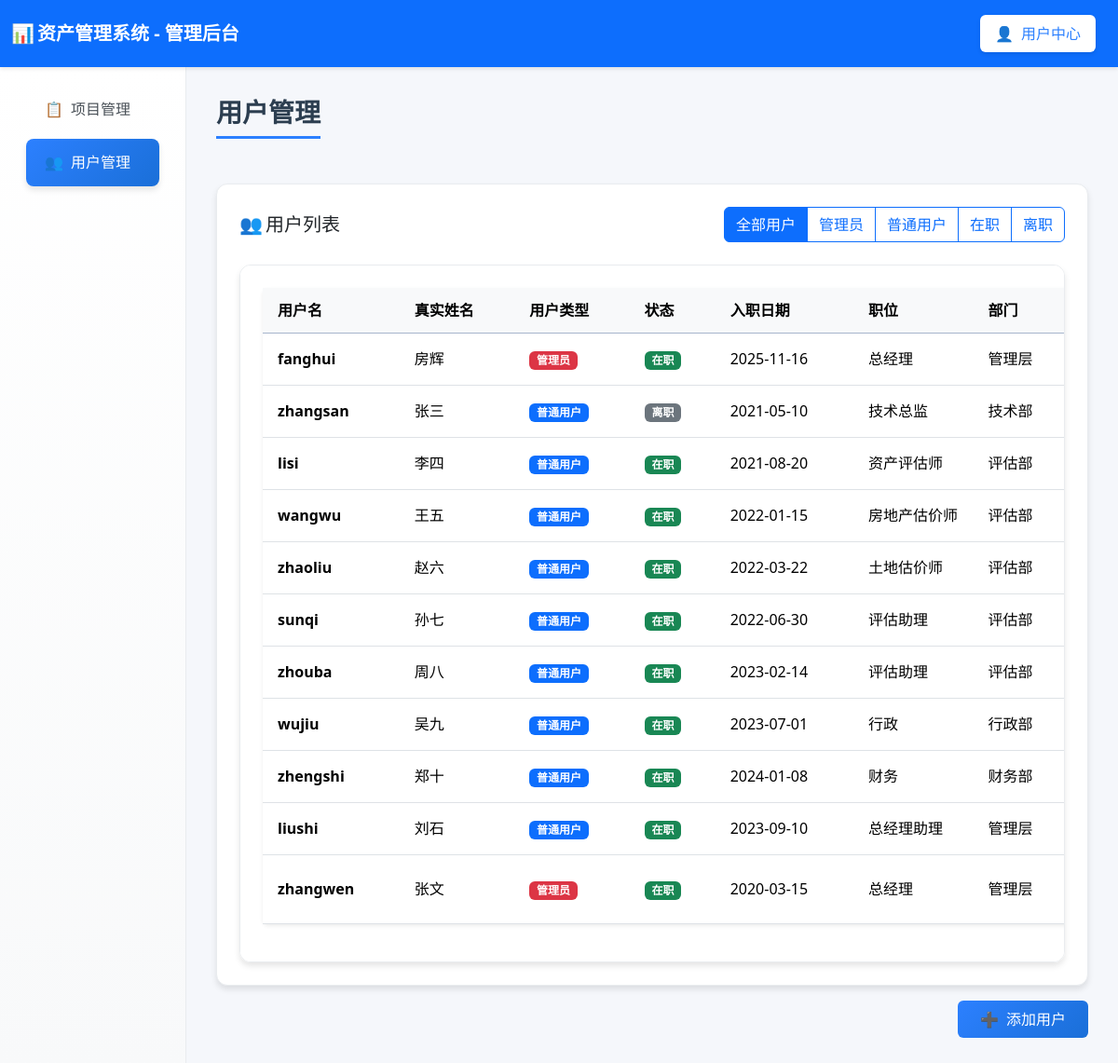
/user_manager (signed in), run on an earlier commit of the app's database.
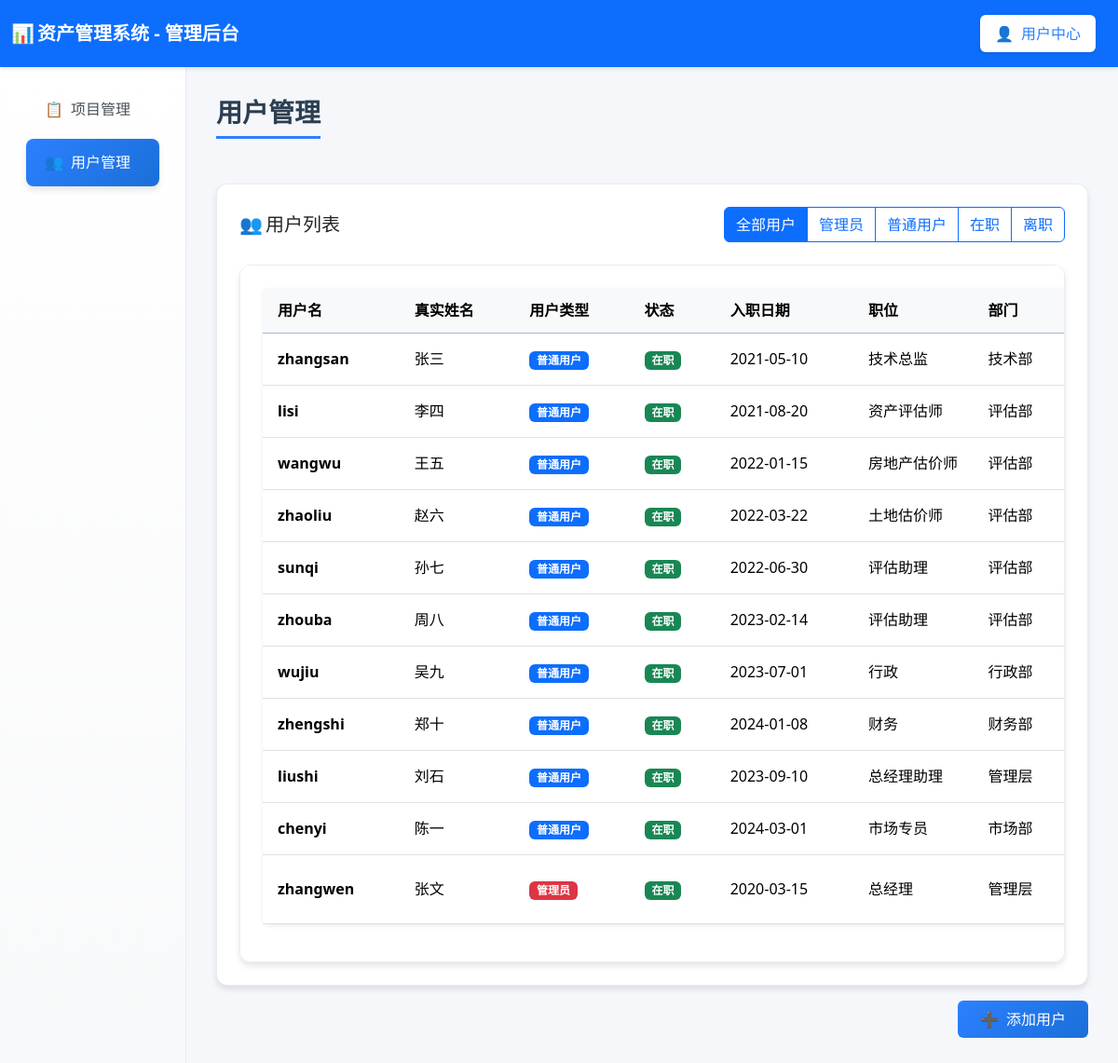
And on a later commit of the database.
### tables this page shows
CREATE TABLE users (
        id INTEGER PRIMARY KEY AUTOINCREMENT,
        username TEXT UNIQUE,
        realname TEXT,
        user_type TEXT,
        password TEXT,
        phone TEXT,
        email TEXT,
        hire_date TEXT,
        education TEXT,
        position TEXT,
        department TEXT,
        status TEXT DEFAULT 'active',  -- active-在职, inactive-离职
        create_time TEXT DEFAULT CURRENT_TIMESTAMP,
        update_time TEXT DEFAULT CURRENT_TIMESTAMP
    );

### routes/user_routes.py (the view)
@router.get("/user_manager", response_class=HTMLResponse)
async def user_manager(
    request: Request,
    user: dict = Depends(login_required),
    db: sqlite3.Connection = Depends(get_db)
):
    if user.get("user_type") != "admin":
        return RedirectResponse(url="/user_dashboard")
    try:
        users = await user_service.get_all_users(db)
        for user_item in users:
            user_item["qualifications"] = await user_service.get_user_qualifications(user_item["username"], db)
        return templates.TemplateResponse("user_manager.html", {
            "request": request,
            "user": user,
            "users": users,
            "current_user": user["username"]
        })
    except Exception as e:
        return templates.TemplateResponse("user_manager.html", {
            "request": request,
            "user": user,
            "users": [],
            "current_user": user["username"],
            "error": str(e)
        })

### templates/user_manager.html (shortened to what this page needs)
<!DOCTYPE html>
<html lang="zh-CN">
<head>
  <link href="https://cdn.jsdelivr.net/npm/bootstrap@5.3.2/dist/css/bootstrap.min.css" rel="stylesheet">
  <link rel="stylesheet"
    href="https://cdnjs.cloudflare.com/ajax/libs/bootstrap-icons/1.11.0/font/bootstrap-icons.min.css">
</head>
<body>
  <nav class="navbar navbar-dark bg-primary">
    <div class="container-fluid">
      <span class="navbar-brand mb-0 h1 fw-bold">
        <span class="fallback-icon">📊</span>资产管理系统 - 管理后台
      </span>
      <ul class="navbar-nav ms-auto">
        <li class="nav-item">
          <a class="nav-link user-center" href="/user_dashboard">
            <span class="fallback-icon">👤</span>用户中心
          </a>
        </li>
      </ul>
    </div>
  </nav>
  <div class="container-fluid">
    <div class="row">
      <div class="col-md-3 col-lg-2 sidebar">
        <nav class="nav flex-column p-3">
          <a class="nav-link" href="/admin_projects">
            <span class="fallback-icon">📋</span>项目管理
          </a>
          <a class="nav-link active" href="/user_manager">
            <span class="fallback-icon">👥</span>用户管理
          </a>
        </nav>
      </div>
      <div class="col-md-9 col-lg-10 main-content">
        <h3 class="page-title">用户管理</h3>
        <div class="table-container">
          <div class="table-header">
            <h5 class="mb-0"><span class="fallback-icon">👥</span>用户列表</h5>
            <div class="filter-controls">
              <div class="btn-group" role="group">
                <label class="btn btn-outline-primary" for="allUsers">全部用户</label>
                <label class="btn btn-outline-primary" for="adminUsers">管理员</label>
                <label class="btn btn-outline-primary" for="normalUsers">普通用户</label>
                <label class="btn btn-outline-primary" for="activeUsers">在职</label>
                <label class="btn btn-outline-primary" for="inactiveUsers">离职</label>
              </div>
            </div>
          </div>
          {% if users %}
          <div class="table-container">
            <table class="table table-hover bg-white rounded shadow-sm">
              <thead class="table-primary">
                <tr>
                  <th>用户名</th>
                  <th>真实姓名</th>
                  <th>用户类型</th>
                  <th>状态</th>
                  <th>入职日期</th>
                  <th>职位</th>
                  <th>部门</th>
                </tr>
              </thead>
              <tbody id="usersTableBody">
                {% for user in users %}
                <tr data-user-type="{{ user.user_type }}" data-user-status="{{ user.status }}"
                  onclick="viewUserDetail('{{ user.username }}')" style="cursor: pointer;">
                  <td>
                    <strong>{{ user.username }}</strong>
                  </td>
                  <td>
                    {% if user.realname %}
                    {{ user.realname }}
                    {% else %}
                    <span class="text-muted">未设置</span>
                    {% endif %}
                  </td>
                  <td>
                    {% if user.user_type == 'admin' %}
                    <span class="badge user-type-badge user-type-admin">管理员</span>
                    {% else %}
                    <span class="badge user-type-badge user-type-user">普通用户</span>
                    {% endif %}
                  </td>
                  <td>
                    {% if user.status == 'active' %}
                    <span class="badge status-badge status-active">在职</span>
                    {% else %}
                    <span class="badge status-badge status-inactive">离职</span>
                    {% endif %}
                  </td>
                  <td>
                    {% if user.hire_date %}
                    {{ user.hire_date }}
                    {% else %}
                    <span class="text-muted">未设置</span>
                    {% endif %}
                  </td>
                  <td>
                    {% if user.position %}
                    {{ user.position }}
                    {% else %}
                    <span class="text-muted">未设置</span>
                    {% endif %}
                  </td>
                  <td>
                    {% if user.department %}
                    {{ user.department }}
                    {% else %}
                    <span class="text-muted">未设置</span>
                    {% endif %}
                  </td>
                </tr>
                {% endfor %}
              </tbody>
            </table>
          </div>
          {% else %}
          <div class="alert alert-info text-center">
            <h5><span class="fallback-icon">👥</span>暂无用户</h5>
            <p class="mb-0">当前系统中还没有任何用户。</p>
          </div>
          {% endif %}
        </div>
        <div class="mt-3 text-end">
          <button class="btn btn-primary" onclick="addUser()">
            <span class="fallback-icon">➕</span>添加用户
          </button>
        </div>
      </div>
    </div>
  </div>
</body>
</html>

### templates/user_manager.html (style rules this page uses)
:root { --primary-color: #2c80ff; --secondary-color: #6c757d; --success-color: #28a745; --warning-color: #ffc107; --info-color: #17a2b8; --light-bg: #f5f7fb; --card-shadow: 0 4px 6px rgba(0, 0, 0, 0.1); --hover-shadow: 0 8px 15px rgba(0, 0, 0, 0.15); }
body { background-color: var(--light-bg); font-family: 'Segoe UI', Tahoma, Geneva, Verdana, sans-serif; }
.navbar { box-shadow: 0 2px 4px rgba(0, 0, 0, 0.1); padding: 0.8rem 0; }
.sidebar { background: linear-gradient(180deg, #ffffff 0%, #f8f9fa 100%); min-height: calc(100vh - 76px); box-shadow: 2px 0 10px rgba(0, 0, 0, 0.08); border-right: 1px solid #e9ecef; padding: 0; }
.nav-link { color: #495057; padding: 0.85rem 1.25rem; border-radius: 0.5rem; margin: 0.2rem 0.75rem; transition: all 0.3s ease; font-weight: 500; border: none; }
.nav-link.active { background: linear-gradient(135deg, var(--primary-color), #1a6fd8); color: white; box-shadow: var(--card-shadow); }
.main-content { padding: 2rem; background-color: var(--light-bg); }
.page-title { color: #2c3e50; font-weight: 700; margin-bottom: 1.5rem; padding-bottom: 0.5rem; border-bottom: 3px solid var(--primary-color); display: inline-block; }
.table-container { background: white; border-radius: 12px; padding: 1.5rem; box-shadow: var(--card-shadow); border: 1px solid #e9ecef; margin-top: 1.5rem; }
.table-header { display: flex; justify-content: space-between; align-items: center; margin-bottom: 1.5rem; flex-wrap: wrap; gap: 1rem; }
.filter-controls { display: flex; gap: 1rem; align-items: center; flex-wrap: wrap; }
table.table tbody tr { transition: background-color 0.2s ease; }
.user-type-badge { font-size: 0.75rem; padding: 0.35em 0.65em; }
.user-type-admin { background-color: #dc3545; color: white; }
.user-type-user { background-color: #0d6efd; color: white; }
.table th { white-space: nowrap; overflow: hidden; text-overflow: ellipsis; vertical-align: middle; padding: 12px 16px; background-color: #f8f9fa; }
.table td { vertical-align: middle; padding: 12px 16px; }
.table-container { width: 100%; overflow-x: auto; }
.fallback-icon { display: inline-block; width: 20px; text-align: center; margin-right: 8px; }
.navbar-nav .nav-link.user-center { background-color: white; color: var(--primary-color) !important; padding: 0.5rem 1rem; border-radius: 0.375rem; transition: all 0.2s ease; font-weight: 500; box-shadow: 0 2px 4px rgba(0, 0, 0, 0.1); margin-left: 0.5rem; }
.status-badge { font-size: 0.75rem; padding: 0.35em 0.65em; }
.status-active { background-color: #198754; color: white; }
.btn-primary { background: linear-gradient(135deg, var(--primary-color), #1a6fd8); border: none; border-radius: 6px; padding: 0.5rem 1.5rem; font-weight: 500; transition: all 0.3s ease; }
.table th:nth-child(6), .table td:nth-child(6) { min-width: 80px; max-width: 100px; }
.table { min-width: 1400px; table-layout: auto; }

What changed in the data, as far as the page shows it:
removed users: username "fanghui", realname "房辉", user_type "管理员", status "在职", hire_date "2025-11-16", position "总经理", department "管理层"
changed users "zhangsan": status "离职" → "在职"
added users: username "chenyi", realname "陈一", user_type "普通用户", status "在职", hire_date "2024-03-01", position "市场专员", department "市场部"
